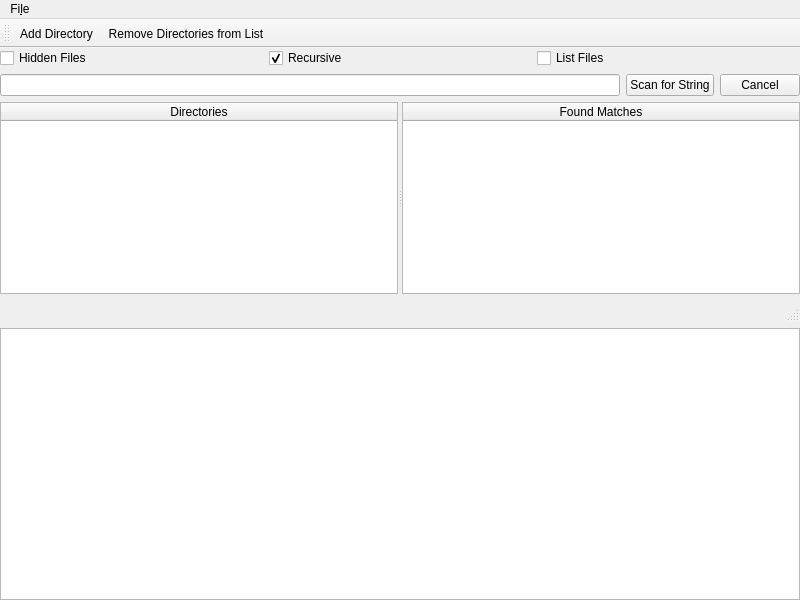
<?xml version="1.0" encoding="UTF-8"?>
<ui version="4.0">
 <class>MainWindow</class>
 <widget class="QMainWindow" name="MainWindow">
  <property name="geometry">
   <rect>
    <x>0</x>
    <y>0</y>
    <width>800</width>
    <height>600</height>
   </rect>
  </property>
  <property name="windowTitle">
   <string>MainWindow</string>
  </property>
  <widget class="QWidget" name="centralWidget">
   <layout class="QHBoxLayout" name="horizontalLayout">
    <property name="leftMargin">
     <number>0</number>
    </property>
    <property name="topMargin">
     <number>0</number>
    </property>
    <property name="rightMargin">
     <number>0</number>
    </property>
    <property name="bottomMargin">
     <number>0</number>
    </property>
    <item>
     <layout class="QGridLayout" name="mainGrid">
      <item row="1" column="0">
       <layout class="QHBoxLayout" name="paramsBar">
        <item>
         <widget class="QCheckBox" name="hiddenCheckbox">
          <property name="text">
           <string>Hidden Files</string>
          </property>
         </widget>
        </item>
        <item>
         <widget class="QCheckBox" name="recursiveCheckbox">
          <property name="text">
           <string>Recursive</string>
          </property>
          <property name="checked">
           <bool>true</bool>
          </property>
         </widget>
        </item>
        <item>
         <widget class="QCheckBox" name="firstMatchCheckbox">
          <property name="text">
           <string>List Files</string>
          </property>
         </widget>
        </item>
       </layout>
      </item>
      <item row="2" column="0">
       <layout class="QGridLayout" name="inputBar">
        <item row="0" column="2">
         <widget class="QPushButton" name="cancelButton">
          <property name="text">
           <string>Cancel</string>
          </property>
         </widget>
        </item>
        <item row="0" column="0">
         <widget class="QLineEdit" name="inputString"/>
        </item>
        <item row="0" column="1">
         <widget class="QPushButton" name="scanButton">
          <property name="text">
           <string>Scan for String</string>
          </property>
         </widget>
        </item>
       </layout>
      </item>
      <item row="4" column="0">
       <widget class="QStatusBar" name="statusBar">
        <property name="maximumSize">
         <size>
          <width>16777215</width>
          <height>25</height>
         </size>
        </property>
       </widget>
      </item>
      <item row="3" column="0">
       <widget class="QSplitter" name="splitter">
        <property name="orientation">
         <enum>Qt::Horizontal</enum>
        </property>
        <widget class="QTableWidget" name="directoriesTable">
         <attribute name="horizontalHeaderStretchLastSection">
          <bool>true</bool>
         </attribute>
         <column>
          <property name="text">
           <string>Directories</string>
          </property>
          <property name="font">
           <font>
            <strikeout>false</strikeout>
           </font>
          </property>
         </column>
        </widget>
        <widget class="QTreeWidget" name="stringsList">
         <property name="columnCount">
          <number>1</number>
         </property>
         <attribute name="headerVisible">
          <bool>true</bool>
         </attribute>
         <attribute name="headerCascadingSectionResizes">
          <bool>false</bool>
         </attribute>
         <attribute name="headerHighlightSections">
          <bool>false</bool>
         </attribute>
         <attribute name="headerShowSortIndicator" stdset="0">
          <bool>false</bool>
         </attribute>
         <column>
          <property name="text">
           <string>Found Matches</string>
          </property>
          <property name="textAlignment">
           <set>AlignCenter</set>
          </property>
         </column>
        </widget>
       </widget>
      </item>
      <item row="5" column="0">
       <widget class="QListWidget" name="detailsList">
        <property name="enabled">
         <bool>true</bool>
        </property>
       </widget>
      </item>
     </layout>
    </item>
   </layout>
  </widget>
  <widget class="QMenuBar" name="menuBar">
   <property name="geometry">
    <rect>
     <x>0</x>
     <y>0</y>
     <width>800</width>
     <height>23</height>
    </rect>
   </property>
   <widget class="QMenu" name="menuFile">
    <property name="title">
     <string>Fi&amp;le</string>
    </property>
    <addaction name="actionAdd_Directory"/>
    <addaction name="actionRemove_Directories_From_List"/>
    <addaction name="separator"/>
    <addaction name="actionExit"/>
   </widget>
   <addaction name="menuFile"/>
  </widget>
  <widget class="QToolBar" name="toolBar">
   <property name="windowTitle">
    <string>directory parameters</string>
   </property>
   <attribute name="toolBarArea">
    <enum>TopToolBarArea</enum>
   </attribute>
   <attribute name="toolBarBreak">
    <bool>false</bool>
   </attribute>
   <addaction name="actionAdd_Directory"/>
   <addaction name="actionRemove_Directories_From_List"/>
  </widget>
  <action name="actionAdd_Directory">
   <property name="text">
    <string>&amp;Add Directory...</string>
   </property>
  </action>
  <action name="actionRemove_Directories_From_List">
   <property name="text">
    <string>&amp;Remove Directories from List...</string>
   </property>
  </action>
  <action name="actionExit">
   <property name="text">
    <string>&amp;Exit</string>
   </property>
  </action>
 </widget>
 <layoutdefault spacing="6" margin="11"/>
 <resources/>
 <connections/>
</ui>
